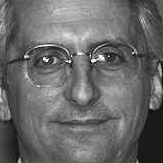
%> input picture matlab/fb_face/00001fb010_930831.jpg, 163 x 163 px; its folder holds only this picture in this run
$ octave savefb_face.m   (GNU Octave 9; MATLAB toolbox functions it lacks are replaced by stand-ins)
%> lines starting %> are read from the running program, lines starting %| are printed output that depends on the picture
%> further down, I is the input picture: size 163x163 uint8; min 0, max 255, mean 104.7
### matlab/lbpfeaturevector2.m
%对应5*5模板特征值形成特征向量
function [m,f]=lbpfeaturevector2(mat,s,n)
%> called with s = 100, n = 20
[~,~,d]=size(mat);
%> d = 1
if d==3
    mat=rgb2gray(mat);
end
mat=double(mat);
mat=imresize(mat,[100 100],'bicubic');%归一化
%> mat: size 100x100 double

k=calculatelbp2(mat);
f=mat2gray(k);
%imshow(f);
k=uint8(k);
m=[];
for i=1:n:s
    for j=1:n:s
        A=k(i:(i+19),j:(j+19));
        h=[];
        h=imhist(A);
        m=[m;h/(n*n)];
    end
end

### matlab/calculatelbp2.m
%用5*5模板计算LBP特征值
%法一
function [out]=calculatelbp2(mat)
[m,n]=size(mat);
%> m = 100; n = 100
%mat=double(mat);
in=mat;
r=m+4;
%> r = 104
c=n+4;
%> c = 104
%out=zeros(m,n);
A=zeros(r,c);
r0=3:r-2;
%> r0 = 100 values from 3 to 102
c0=3:c-2;
%> c0 = 100 values from 3 to 102
A(r0,c0)=in;
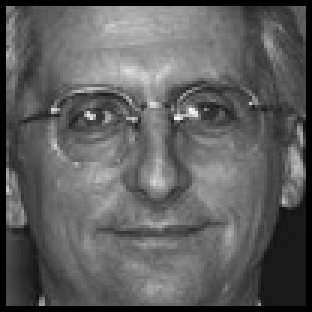
%> A: size 104x104 double (shown 3 times larger); min 0, max 260.6, mean 96.8; drawn with min black and max white
%alpha=2-sqrt(2);
alpha=0.5;
beta=1-alpha;
d0=A(r0,c0-2)-in;
d2=A(r0+2,c0)-in;
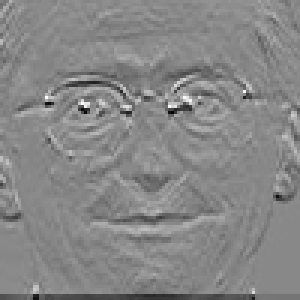
%> d2: size 100x100 double (shown 3 times larger); min -187.1, max 161.4, mean -2.3; drawn with min black and max white
d4=A(r0,c0+2)-in;
d6=A(r0-2,c0)-in;
d1=alpha*A(r0+1,c0-1)+beta*A(r0+2,c0-2)-in;
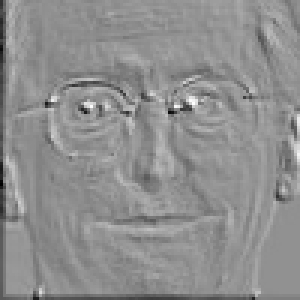
%> d1: size 100x100 double (shown 3 times larger); min -202.2, max 152.8, mean -2.6; drawn with min black and max white
d3=alpha*A(r0+1,c0+1)+beta*A(r0+2,c0+2)-in;
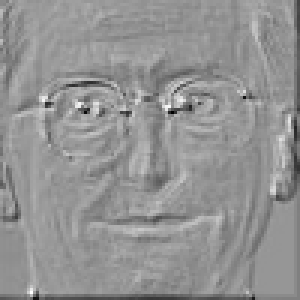
%> d3: size 100x100 double (shown 3 times larger); min -184, max 128.5, mean -3.2; drawn with min black and max white
d5=alpha*A(r0-1,c0+1)+beta*A(r0-2,c0+2)-in;
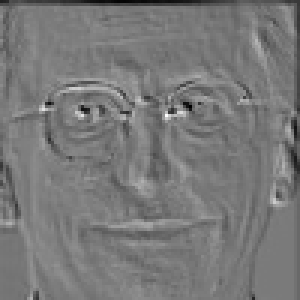
%> d5: size 100x100 double (shown 3 times larger); min -181.8, max 195.5, mean -2.7; drawn with min black and max white
d7=alpha*A(r0-1,c0-1)+beta*A(r0-2,c0-2)-in;
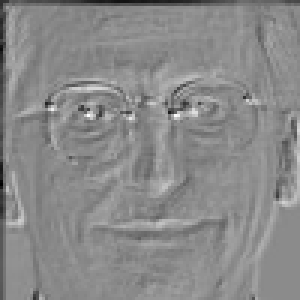
%> d7: size 100x100 double (shown 3 times larger); min -202.2, max 167.5, mean -2.1; drawn with min black and max white


d=[d0(:),d1(:),d2(:),d3(:),d4(:),d5(:),d6(:),d7(:)];
code=2.^(7:-1:0)';
out =reshape((d>=0)*code,m,n);
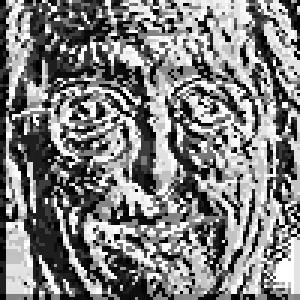
%> out: size 100x100 double (shown 3 times larger); min 0, max 255, mean 126.7
% [38 lines of commented-out code are left out]

### matlab/savefb_face.m
%计算出训练库中所有检测出的人脸的LBP特征值
% function [k]=savefb_face(mat)
srcfolder='.\fb_face';
imglist=dir([srcfolder,'\*.jpg']);
imgsize=[100 100];
patchsize=[20 20];
file_number=size(imglist,1);
label=cell(file_number,1);
img=[];
number_label=[];
LBP_face=[];
for i=1:file_number
    imgname=imglist(i).name;
    label{i,1}=imgname(1:5);
    number_label=[number_label; str2num(imgname(1:5))];
    I=imread([srcfolder,'\',imgname]);
% [7 lines of commented-out code are left out]
    I1=lbpfeaturevector2(I,100,20);
%> after the loop in lbpfeaturevector2, `for i=1:n:s`: m = 6400 values, max 0.168 at index 6400, min 0 at index 6, mean 0.00391
%> I1 has the same summary as m in lbpfeaturevector2
    LBP_face=[LBP_face I1];
%> LBP_face has the same summary as m in lbpfeaturevector2
end
% k=mat;
%lbp_fea=lbp_image_set2(img,imgsize,patchsize);
save ('fb_lbp_face.mat','LBP_face', 'label', 'number_label');

$ run again, on matlab/fb_face/00005fb010_930831.jpg
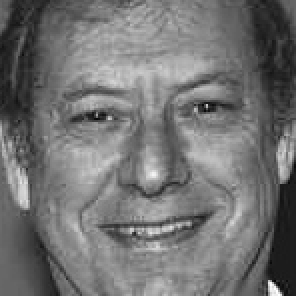
%> input picture matlab/fb_face/00005fb010_930831.jpg, 148 x 148 px (shown 2 times larger)
%> I is the input picture: size 148x148 uint8; min 1, max 255, mean 114.3
%> in calculatelbp2, `d7=alpha*A(r0-1,c0-1)+beta*A(r0-2,c0-2)-in;`:
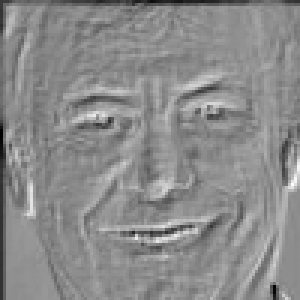
%> d7: size 100x100 double (shown 3 times larger); min -161.2, max 128.7, mean -2.6; drawn with min black and max white
%> in calculatelbp2, `out =reshape((d>=0)*code,m,n);`:
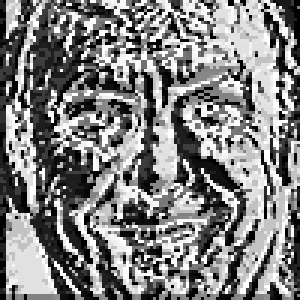
%> out: size 100x100 double (shown 3 times larger); min 0, max 255, mean 128.4
%> after the loop in lbpfeaturevector2, `for i=1:n:s`: m = 6400 values, max 0.323 at index 5346, min 0 at index 2, mean 0.00391
%> I1 has the same summary as m in lbpfeaturevector2
%> LBP_face has the same summary as m in lbpfeaturevector2

$ run again, on matlab/fb_face/00006fb010_930831.jpg
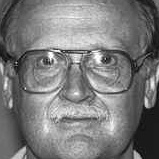
%> input picture matlab/fb_face/00006fb010_930831.jpg, 159 x 159 px
%> I is the input picture: size 159x159 uint8; min 1, max 255, mean 122.8
%> in calculatelbp2, `d7=alpha*A(r0-1,c0-1)+beta*A(r0-2,c0-2)-in;`:
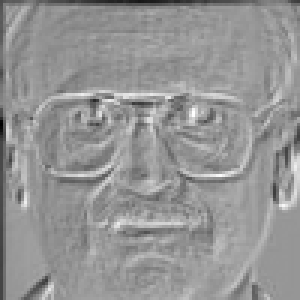
%> d7: size 100x100 double (shown 3 times larger); min -200.4, max 138.1, mean -2.3; drawn with min black and max white
%> in calculatelbp2, `out =reshape((d>=0)*code,m,n);`:
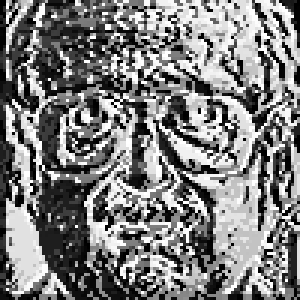
%> out: size 100x100 double (shown 3 times larger); min 0, max 255, mean 126.1
%> after the loop in lbpfeaturevector2, `for i=1:n:s`: m = 6400 values, max 0.203 at index 5346, min 0 at index 2, mean 0.00391
%> I1 has the same summary as m in lbpfeaturevector2
%> LBP_face has the same summary as m in lbpfeaturevector2

$ run again, on matlab/fb_face/00007fb010_930831.jpg
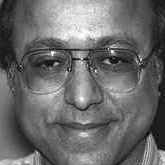
%> input picture matlab/fb_face/00007fb010_930831.jpg, 165 x 165 px
%> I is the input picture: size 165x165 uint8; min 4, max 255, mean 106.7
%> in calculatelbp2, `out =reshape((d>=0)*code,m,n);`:
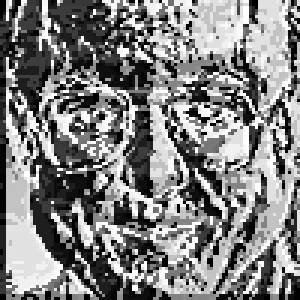
%> out: size 100x100 double (shown 3 times larger); min 0, max 255, mean 129.1
%> after the loop in lbpfeaturevector2, `for i=1:n:s`: m = 6400 values, max 0.27 at index 5346, min 0 at index 2, mean 0.00391
%> I1 has the same summary as m in lbpfeaturevector2
%> LBP_face has the same summary as m in lbpfeaturevector2
